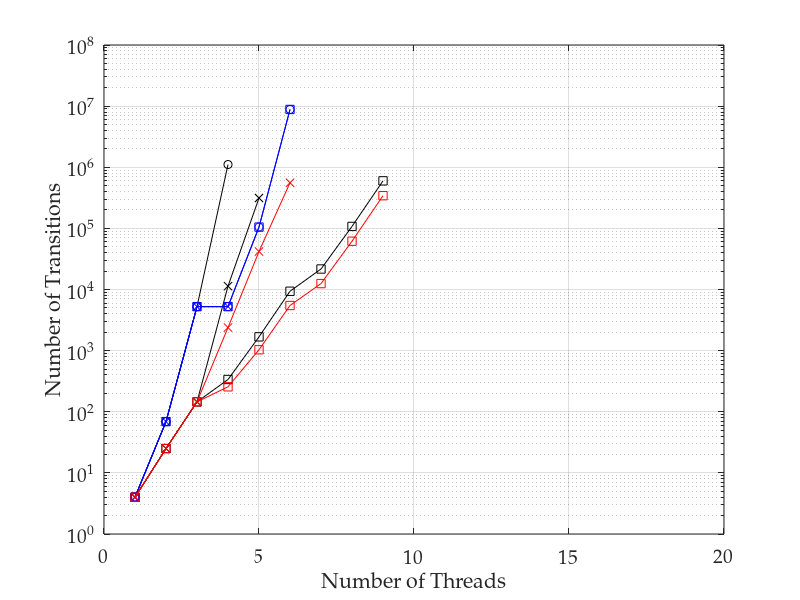

MATLAB code for this plot: (Note: this script raises an error after producing the figure.)
%% importing data
transitions = dlmread('t43_tpl3_ops3.csv', ',', 0, 0);
% convert 0 values to NaNs, as these don't plot
transitions(transitions==0)=nan;
threads = [1:9];

%% plotting lines

semilogy(threads, transitions(:, 1), 'ko-')
hold on
semilogy(threads, transitions(:, 2), 'kx-')
semilogy(threads, transitions(:, 3), 'ks-')
semilogy(threads, transitions(:, 4), 'bo-')
semilogy(threads, transitions(:, 5), 'bx-')
semilogy(threads, transitions(:, 6), 'bs-')
semilogy(threads, transitions(:, 7), 'rx-')
semilogy(threads, transitions(:, 8), 'rs-')
hold off
grid on

%% adding axis labels
ax = gca;
set(ax, 'FontName', 'Palatino Linotype', 'FontSize', 14);
xlabel('Number of Threads');
ylabel('Number of Transitions');
axis([0 20 1 100000000])
ax.YTick = [1 100 10000 1000000 100000000];

%% output pdf file
h = figure(1);
h.Units = 'centimeters'; % set figure position to cm
%h.Position(2) = [h.Position(2)-9]; % set figure position bevore resize
h.Position([3:4]) = [10,7]; % resize figure
Plot2LaTeX( h, 't43_tpl3_ops3' )